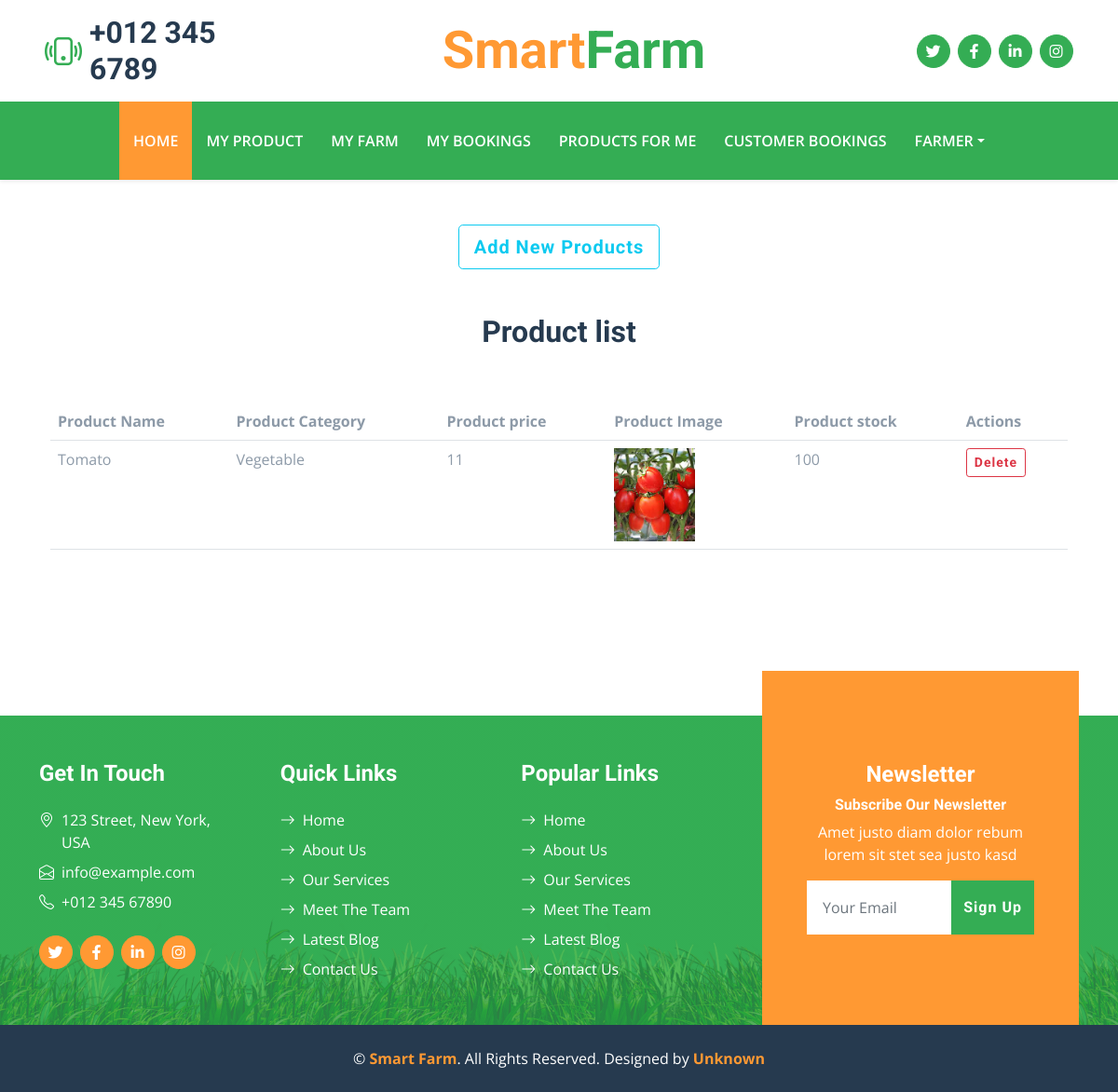
/Products/ProductAdd (signed in), run on the app's committed database.
### Products/models.py (models this page shows)
class ProductForCustomer(models.Model):
    options = (
    ("Fruits","Fruits"),
    ("Vegetable","Vegetable"),
    ("other","other")
    )
    Product_Name = models.CharField(max_length=244)
    Product_Category = models.CharField(max_length=255,choices=options)
    Product_price = models.IntegerField()
    Product_Discription = models.CharField(max_length=1000)
    Product_Stock = models.IntegerField()
    Product_Image = models.FileField(upload_to="Customer_products")
    user = models.ForeignKey(User,on_delete=models.CASCADE,null=True,blank=True)
    date = models.DateField(auto_now_add=True)
    status = models.BooleanField(default=False)

### Products/views.py (the view, shortened to what this page needs)
# urls.py: path("ProductAdd",views.ProductAdd,name="ProductAdd"),
@login_required(login_url="SignIn")
def ProductAdd(request):
    form = Productaddform
    products = ProductForCustomer.objects.filter(user = request.user)
    context = {
        "form":form,
        "products":products
    }
    return render(request,'farmer/myproducts.html',context)

### templates/farmer/myproducts.html (shortened to what this page needs)
{% extends "farmerhome.html" %}
{% block content %}
<div class="container mt-5">
    <div class="container text-center">
        <button type="button" data-bs-toggle="modal" data-bs-target="#exampleModal"
            class="btn btn-outline-info btn-lg">Add New Products</button>
    </div>
    <div class="container mt-5">
        <h2 class="text-center">Product list</h2><br><br>
        <table class="table">
            <tr>
                <th>Product Name</th>
                <th>Product Category</th>
                <th>Product price</th>
                <th>Product Image</th>
                <th>Product stock</th>
                <th>Actions</th>
            </tr>
            {% for i in products %}
            <tr>
                <td>{{i.Product_Name}}</td>
                <td>{{i.Product_Category}}</td>
                <td>{{i.Product_price}}</td>
                <td><img src="{{i.Product_Image.url}}" width="auto" height="100px" alt=""></td>
                <td>{{i.Product_Stock}}</td>
                <td>
                    <a href="{%url 'DeleteCustomerProduct' i.id %}" class="btn btn-outline-danger btn-sm">Delete</a>
                </td>
                {% endfor %}
            </tr>
        </table>
    </div>
</div>
<br><br><br>
{% endblock  %}

### templates/farmerhome.html (shortened to what this page needs)
{% load static %}
<!DOCTYPE html>
<html lang="en">
<head>
    <link href="https://cdnjs.cloudflare.com/ajax/libs/font-awesome/5.15.0/css/all.min.css" rel="stylesheet">
    <link href="https://cdn.jsdelivr.net/npm/bootstrap-icons@1.4.1/font/bootstrap-icons.css" rel="stylesheet">
    <link href="{%static 'lib/owlcarousel/assets/owl.carousel.min.css' %}" rel="stylesheet">
    <link href="{%static 'css/bootstrap.min.css' %}" rel="stylesheet">
    <link href="{%static 'css/style.css' %}" rel="stylesheet">
</head>
<body>
    <div class="container-fluid px-5 d-none d-lg-block">
        <div class="row gx-5 py-3 align-items-center">
            <div class="col-lg-3">
                <div class="d-flex align-items-center justify-content-start">
                    <i class="bi bi-phone-vibrate fs-1 text-primary me-2"></i>
                    <h2 class="mb-0">+012 345 6789</h2>
                </div>
            </div>
            <div class="col-lg-6">
                <div class="d-flex align-items-center justify-content-center">
                    <a href="index.html" class="navbar-brand ms-lg-5">
                        <h1 class="m-0 display-4 text-primary"><span class="text-secondary">Smart</span>Farm</h1>
                    </a>
                </div>
            </div>
            <div class="col-lg-3">
                <div class="d-flex align-items-center justify-content-end">
                    <a class="btn btn-primary btn-square rounded-circle me-2" href="#"><i class="fab fa-twitter"></i></a>
                    <a class="btn btn-primary btn-square rounded-circle me-2" href="#"><i class="fab fa-facebook-f"></i></a>
                    <a class="btn btn-primary btn-square rounded-circle me-2" href="#"><i class="fab fa-linkedin-in"></i></a>
                    <a class="btn btn-primary btn-square rounded-circle" href="#"><i class="fab fa-instagram"></i></a>
                </div>
            </div>
        </div>
    </div>
    <nav class="navbar navbar-expand-lg bg-primary navbar-dark shadow-sm py-3 py-lg-0 px-3 px-lg-5">
        <div class="collapse navbar-collapse" id="navbarCollapse">
            <div class="navbar-nav mx-auto py-0">
                <a href="{%url 'Index' %}" class="nav-item nav-link active">Home</a>
            {% if request.user.is_authenticated %}
                <a href="{%url 'ProductAdd' %}" class="nav-item nav-link">My Product</a>
                <a href="{%url 'StartFarm' %}" class="nav-item nav-link">My Farm</a>
                <a href="{%url 'FarmerMybooking' %}" class="nav-item nav-link">My Bookings</a>
                <a href="{%url 'FarmProducts' %}" class="nav-item nav-link">Products for Me</a>
                <a href="{%url 'CustomerOrderFarmerview' %}" class="nav-item nav-link">Customer Bookings</a>
                <div class="nav-item dropdown">
                    <a href="#" class="nav-link dropdown-toggle" data-bs-toggle="dropdown">{{request.user}}</a>
                </div>
            {% endif %}
            </div>
        </div>
    </nav>
{% block content %}{% endblock %}
    <div class="container-fluid bg-footer bg-primary text-white mt-5">
        <div class="container">
            <div class="row gx-5">
                <div class="col-lg-8 col-md-6">
                    <div class="row gx-5">
                        <div class="col-lg-4 col-md-12 pt-5 mb-5">
                            <h4 class="text-white mb-4">Get In Touch</h4>
                            <div class="d-flex mb-2">
                                <i class="bi bi-geo-alt text-white me-2"></i>
                                <p class="text-white mb-0">123 Street, New York, USA</p>
                            </div>
                            <div class="d-flex mb-2">
                                <i class="bi bi-envelope-open text-white me-2"></i>
                                <p class="text-white mb-0">info@example.com</p>
                            </div>
                            <div class="d-flex mb-2">
                                <i class="bi bi-telephone text-white me-2"></i>
                                <p class="text-white mb-0">+012 345 67890</p>
                            </div>
                            <div class="d-flex mt-4">
                                <a class="btn btn-secondary btn-square rounded-circle me-2" href="#"><i class="fab fa-twitter"></i></a>
                                <a class="btn btn-secondary btn-square rounded-circle me-2" href="#"><i class="fab fa-facebook-f"></i></a>
                                <a class="btn btn-secondary btn-square rounded-circle me-2" href="#"><i class="fab fa-linkedin-in"></i></a>
                                <a class="btn btn-secondary btn-square rounded-circle" href="#"><i class="fab fa-instagram"></i></a>
                            </div>
                        </div>
                        <div class="col-lg-4 col-md-12 pt-0 pt-lg-5 mb-5">
                            <h4 class="text-white mb-4">Quick Links</h4>
                            <div class="d-flex flex-column justify-content-start">
                                <a class="text-white mb-2" href="#"><i class="bi bi-arrow-right text-white me-2"></i>Home</a>
                                <a class="text-white mb-2" href="#"><i class="bi bi-arrow-right text-white me-2"></i>About Us</a>
                                <a class="text-white mb-2" href="#"><i class="bi bi-arrow-right text-white me-2"></i>Our Services</a>
                                <a class="text-white mb-2" href="#"><i class="bi bi-arrow-right text-white me-2"></i>Meet The Team</a>
                                <a class="text-white mb-2" href="#"><i class="bi bi-arrow-right text-white me-2"></i>Latest Blog</a>
                                <a class="text-white" href="#"><i class="bi bi-arrow-right text-white me-2"></i>Contact Us</a>
                            </div>
                        </div>
                        <div class="col-lg-4 col-md-12 pt-0 pt-lg-5 mb-5">
                            <h4 class="text-white mb-4">Popular Links</h4>
                            <div class="d-flex flex-column justify-content-start">
                                <a class="text-white mb-2" href="#"><i class="bi bi-arrow-right text-white me-2"></i>Home</a>
                                <a class="text-white mb-2" href="#"><i class="bi bi-arrow-right text-white me-2"></i>About Us</a>
                                <a class="text-white mb-2" href="#"><i class="bi bi-arrow-right text-white me-2"></i>Our Services</a>
                                <a class="text-white mb-2" href="#"><i class="bi bi-arrow-right text-white me-2"></i>Meet The Team</a>
                                <a class="text-white mb-2" href="#"><i class="bi bi-arrow-right text-white me-2"></i>Latest Blog</a>
                                <a class="text-white" href="#"><i class="bi bi-arrow-right text-white me-2"></i>Contact Us</a>
                            </div>
                        </div>
                    </div>
                </div>
                <div class="col-lg-4 col-md-6 mt-lg-n5">
                    <div class="d-flex flex-column align-items-center justify-content-center text-center h-100 bg-secondary p-5">
                        <h4 class="text-white">Newsletter</h4>
                        <h6 class="text-white">Subscribe Our Newsletter</h6>
                        <p>Amet justo diam dolor rebum lorem sit stet sea justo kasd</p>
                        <form action="">
                            <div class="input-group">
                                <input type="text" class="form-control border-white p-3" placeholder="Your Email">
                                <button class="btn btn-primary">Sign Up</button>
                            </div>
                        </form>
                    </div>
                </div>
            </div>
        </div>
    </div>
    <div class="container-fluid bg-dark text-white py-4">
        <div class="container text-center">
            <p class="mb-0">&copy; <a class="text-secondary fw-bold" href="#">Smart Farm</a>. All Rights Reserved. Designed by <a class="text-secondary fw-bold" href="#">Unknown</a></p>
        </div>
    </div>
</body>
</html>

### static/css/style.css (style rules this page uses)
:root { --primary: #34AD54; --secondary: #FF9933; --light: #F6FFF2; --dark: #263A4F; }
.btn { font-family: 'Roboto', sans-serif; letter-spacing: 1px; font-weight: 700; transition: .5s; }
.btn-primary, .btn-secondary { color: #FFFFFF; }
.btn-square { width: 36px; height: 36px; }
.btn-square, .btn-sm-square, .btn-lg-square { padding-left: 0; padding-right: 0; text-align: center; }
.navbar-dark .navbar-nav .nav-link { padding: 30px 15px; font-size: 16px; font-weight: 600; color: #FFFFFF; text-transform: uppercase; transition: .5s; }
.navbar-dark .navbar-nav .nav-link:hover, .navbar-dark .navbar-nav .nav-link.active { background: var(--secondary); }
.bg-footer { background: linear-gradient(rgba(52, 173, 84, .7), rgba(52, 173, 84, .7)), url(../img/footer.png) center bottom no-repeat; background-size: contain; }
@media (min-width: 991.98px) { .bg-footer { margin-top: 90px !important; } }

### data on the page
ProductForCustomer: Product_Name "Tomato", Product_Category "Vegetable", Product_price "11", Product_Image (picture), Product_Stock "100"

### other printed values
{{ request.user }} "FARMER"
